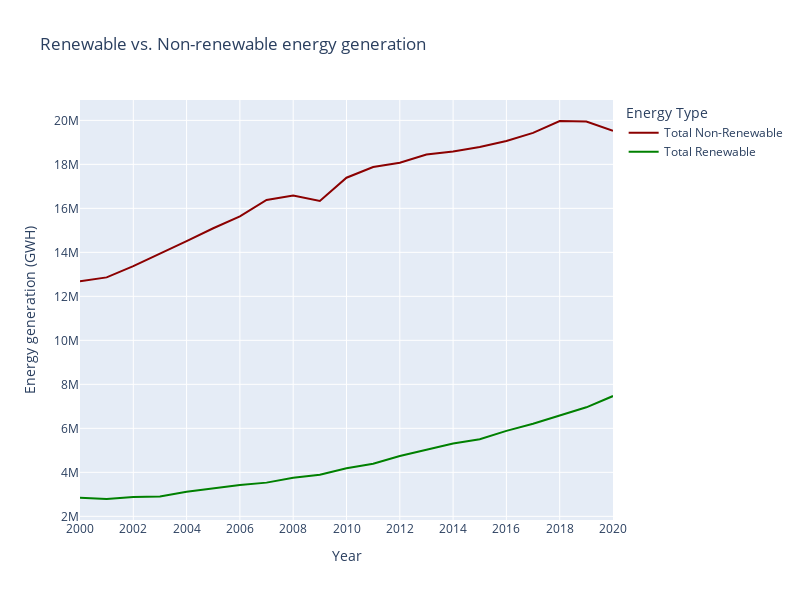

Source (notebook cell):
### Code cell
fig = px.line(df_world_gtype, 
              x='Year', 
              y='Energy generation (GWH)',  
              title='Renewable vs. Non-renewable energy generation',
              color='Energy Type',
              color_discrete_map={'Total Renewable': 'green', 'Total Non-Renewable': 'darkred'},
              height=600,width=800)
fig.update_layout(
    xaxis = dict(
        tickmode = 'linear',
        dtick = 2
    )
)
fig.show()

### Figure 1 — Plotly figure (JSON) as saved in the notebook; plotly's stock layout.template omitted (floating-point values rounded to 4 significant figures)
{"data": [{"hovertemplate": "Energy Type=Total Non-Renewable<br>Year=%{x}<br>Energy generation (GWH)=%{y}<extra></extra>", "legendgroup": "Total Non-Renewable", "line": {"color": "darkred", "dash": "solid"}, "marker": {"symbol": "circle"}, "mode": "lines", "name": "Total Non-Renewable", "orientation": "v", "showlegend": true, "type": "scatter", "x": ["2000", "2001", "2002", "2003", "2004", "2005", "2006", "2007", "2008", "2009", "2010", "2011", "2012", "2013", "2014", "2015", "2016", "2017", "2018", "2019", "2020"], "xaxis": "x", "y": [12690000.0, 12860000.0, 13370000.0, 13920000.0, 14510000.0, 15100000.0, 15640000.0, 16380000.0, 16580000.0, 16340000.0, 17390000.0, 17880000.0, 18070000.0, 18440000.0, 18590000.0, 18790000.0, 19060000.0, 19430000.0, 19970000.0, 19940000.0, 19520000.0], "yaxis": "y"}, {"hovertemplate": "Energy Type=Total Renewable<br>Year=%{x}<br>Energy generation (GWH)=%{y}<extra></extra>", "legendgroup": "Total Renewable", "line": {"color": "green", "dash": "solid"}, "marker": {"symbol": "circle"}, "mode": "lines", "name": "Total Renewable", "orientation": "v", "showlegend": true, "type": "scatter", "x": ["2000", "2001", "2002", "2003", "2004", "2005", "2006", "2007", "2008", "2009", "2010", "2011", "2012", "2013", "2014", "2015", "2016", "2017", "2018", "2019", "2020"], "xaxis": "x", "y": [2845000.0, 2788000.0, 2882000.0, 2907000.0, 3117000.0, 3274000.0, 3428000.0, 3532000.0, 3753000.0, 3887000.0, 4185000.0, 4390000.0, 4745000.0, 5028000.0, 5309000.0, 5505000.0, 5883000.0, 6212000.0, 6591000.0, 6956000.0, 7468000.0], "yaxis": "y"}], "layout": {"height": 600, "legend": {"title": {"text": "Energy Type"}, "tracegroupgap": 0}, "title": {"text": "Renewable vs. Non-renewable energy generation"}, "width": 800, "xaxis": {"anchor": "y", "domain": [0, 1], "dtick": 2, "tickmode": "linear", "title": {"text": "Year"}}, "yaxis": {"anchor": "x", "domain": [0, 1], "title": {"text": "Energy generation (GWH)"}}}}
